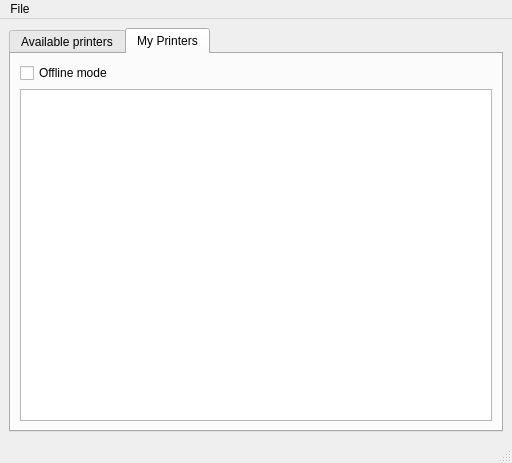
<?xml version="1.0" encoding="UTF-8"?>
<ui version="4.0">
 <class>MainWindow</class>
 <widget class="QMainWindow" name="MainWindow">
  <property name="geometry">
   <rect>
    <x>0</x>
    <y>0</y>
    <width>512</width>
    <height>463</height>
   </rect>
  </property>
  <property name="windowTitle">
   <string>MainWindow</string>
  </property>
  <widget class="QWidget" name="centralwidget">
   <layout class="QHBoxLayout" name="horizontalLayout">
    <item>
     <widget class="QTabWidget" name="tabWidget">
      <property name="currentIndex">
       <number>1</number>
      </property>
      <widget class="QWidget" name="tab">
       <attribute name="title">
        <string>Available printers</string>
       </attribute>
       <layout class="QGridLayout" name="gridLayout">
        <item row="0" column="0">
         <widget class="QListWidget" name="available_printer_list"/>
        </item>
       </layout>
      </widget>
      <widget class="QWidget" name="tab_2">
       <attribute name="title">
        <string>My Printers</string>
       </attribute>
       <layout class="QVBoxLayout" name="verticalLayout">
        <item>
         <widget class="QCheckBox" name="offline_mode_checkbox">
          <property name="text">
           <string>Offline mode</string>
          </property>
         </widget>
        </item>
        <item>
         <widget class="QListWidget" name="my_printers_list"/>
        </item>
       </layout>
      </widget>
     </widget>
    </item>
   </layout>
  </widget>
  <widget class="QMenuBar" name="menubar">
   <property name="geometry">
    <rect>
     <x>0</x>
     <y>0</y>
     <width>512</width>
     <height>21</height>
    </rect>
   </property>
   <widget class="QMenu" name="menuFile">
    <property name="title">
     <string>File</string>
    </property>
    <addaction name="actionRefresh"/>
    <addaction name="actionOptions"/>
    <addaction name="actionExit"/>
   </widget>
   <addaction name="menuFile"/>
  </widget>
  <widget class="QStatusBar" name="statusbar"/>
  <action name="actionOptions">
   <property name="text">
    <string>Options</string>
   </property>
  </action>
  <action name="actionExit">
   <property name="text">
    <string>Exit</string>
   </property>
  </action>
  <action name="actionRefresh">
   <property name="text">
    <string>Refresh</string>
   </property>
  </action>
 </widget>
 <resources/>
 <connections>
  <connection>
   <sender>actionOptions</sender>
   <signal>triggered()</signal>
   <receiver>MainWindow</receiver>
   <slot>open_options_window()</slot>
   <hints>
    <hint type="sourcelabel">
     <x>-1</x>
     <y>-1</y>
    </hint>
    <hint type="destinationlabel">
     <x>388</x>
     <y>285</y>
    </hint>
   </hints>
  </connection>
  <connection>
   <sender>actionExit</sender>
   <signal>triggered()</signal>
   <receiver>MainWindow</receiver>
   <slot>close()</slot>
   <hints>
    <hint type="sourcelabel">
     <x>-1</x>
     <y>-1</y>
    </hint>
    <hint type="destinationlabel">
     <x>388</x>
     <y>285</y>
    </hint>
   </hints>
  </connection>
  <connection>
   <sender>actionRefresh</sender>
   <signal>triggered()</signal>
   <receiver>MainWindow</receiver>
   <slot>refresh()</slot>
   <hints>
    <hint type="sourcelabel">
     <x>-1</x>
     <y>-1</y>
    </hint>
    <hint type="destinationlabel">
     <x>255</x>
     <y>231</y>
    </hint>
   </hints>
  </connection>
  <connection>
   <sender>offline_mode_checkbox</sender>
   <signal>stateChanged(int)</signal>
   <receiver>MainWindow</receiver>
   <slot>offline_mode_changed()</slot>
   <hints>
    <hint type="sourcelabel">
     <x>254</x>
     <y>69</y>
    </hint>
    <hint type="destinationlabel">
     <x>255</x>
     <y>231</y>
    </hint>
   </hints>
  </connection>
 </connections>
 <slots>
  <slot>open_options_window()</slot>
  <slot>refresh()</slot>
  <slot>offline_mode_changed()</slot>
 </slots>
</ui>
